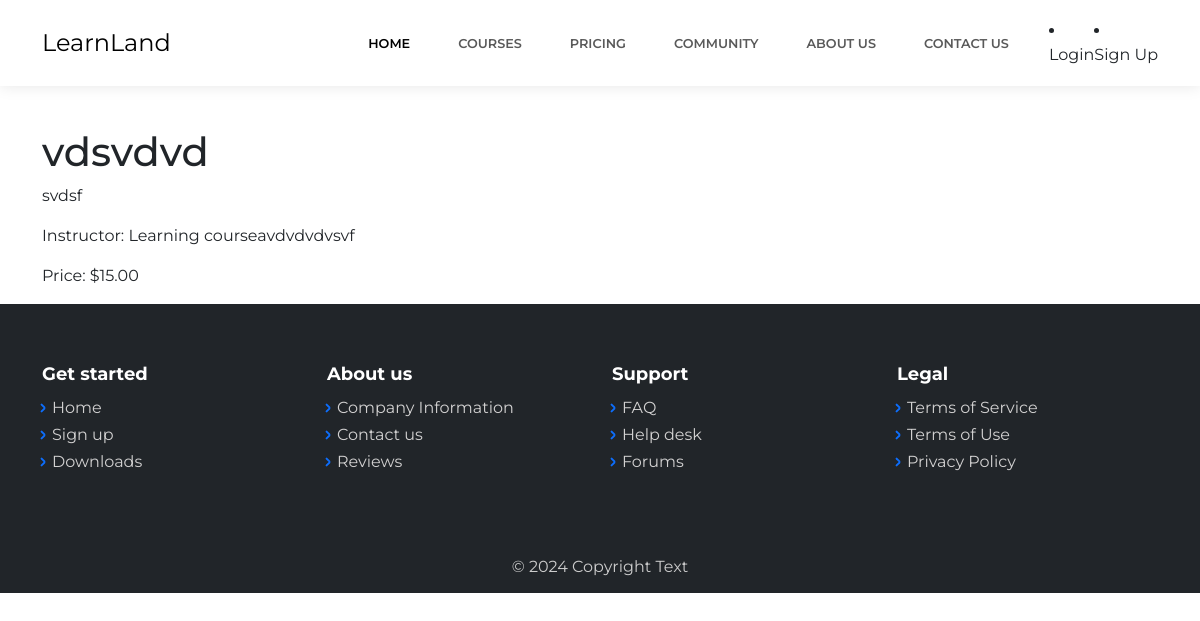
Before: /courses/3/ with the older database file.
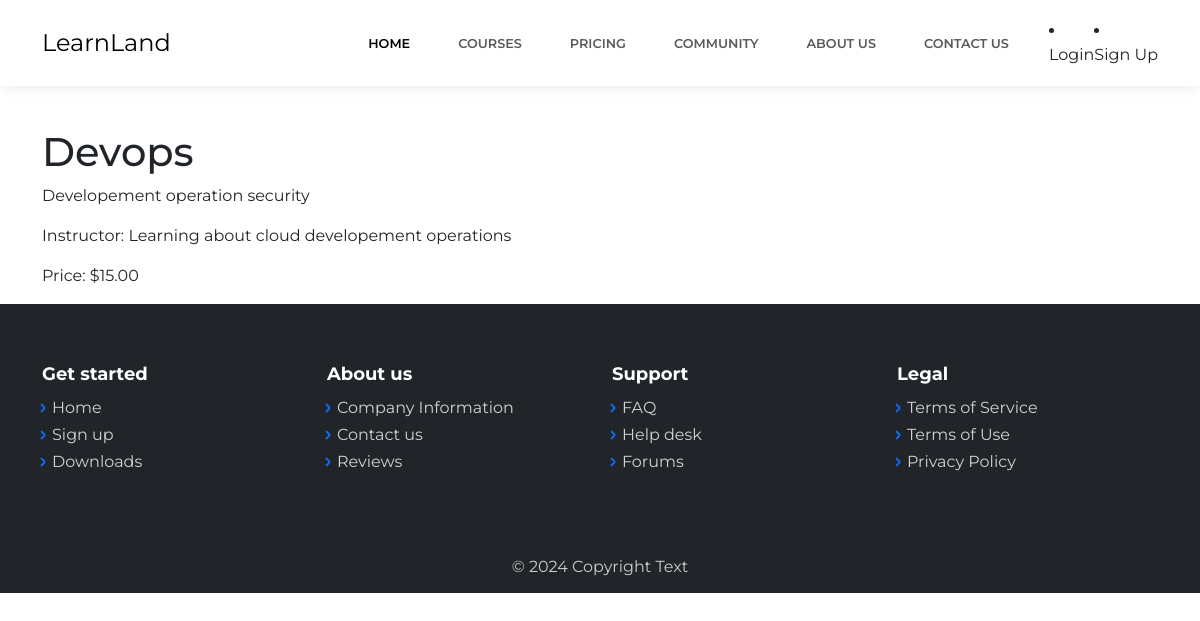
After: the same page with the newer database file.
### courses/models.py (models this page shows, shortened)
class Course(models.Model):
    title = models.CharField(max_length=200)
    description = models.TextField()
    longdescription=models.TextField(default='Learning course')
    instructor = models.CharField(max_length=100,default='AI')
    price = models.DecimalField(max_digits=6, decimal_places=2,default=15)
    students = models.ManyToManyField(User, through='Enrollment', related_name='enrolled_courses')

### courses/views.py (the view)
# urls.py: path('courses/<int:course_id>/', views.course_detail, name='course_detail'),
def course_detail(request, course_id):
    course = get_object_or_404(Course, id=course_id)
    return render(request, 'course_detail.html', {'course': course})

### courses/templates/course_detail.html (shortened to what this page needs)
{% extends "base.html" %}
{% block content %}
<!DOCTYPE html>
<html data-bs-theme="light" lang="en">
<div class="container mt-5">
    <h1>{{ course.title }}</h1>
    <p>{{ course.description }}</p>
    <p>Instructor: {{ course.longdescription }}</p>
    <p>Price: ${{ course.price }}</p>
</div>
{% endblock %}

Changed rows visible on the page:
changed Course: title "vdsvdvd" → "Devops"; description "svdsf" → "Developement operation security"; longdescription "Learning courseavdvdvdvsvf" → "Learning about cloud developement operations"
